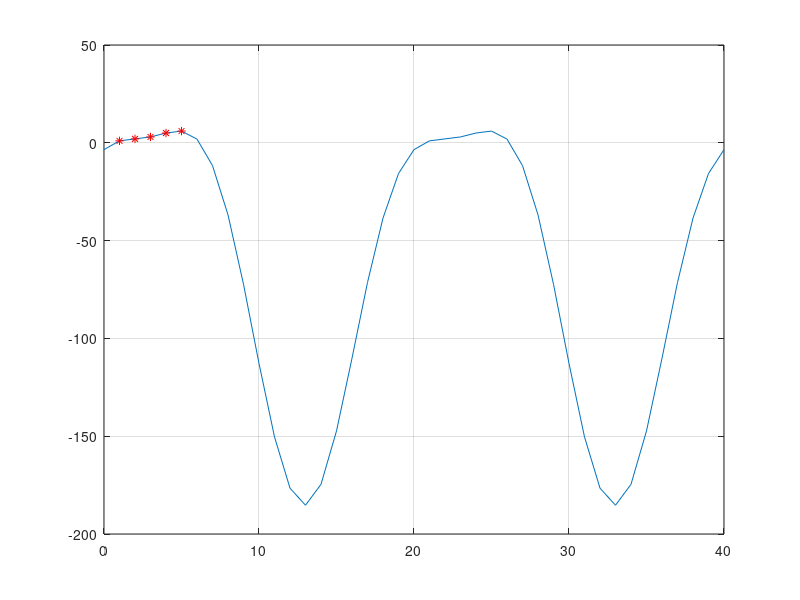

Here is the MATLAB script that generated this plot:
clear all
close all

% Cases when m = 2n+1 
% What is R squared? What does it mean? 

x=[1  2  3  4  5]';
y=[1  2  3  5  6]';

% m = 5  

T=20;  % Period of regressor 
 
% n = 2 ; 2n+ 1 = 5
X_tr=[1/2 sin(2*pi*x(1)*1/T) cos(2*pi*x(1)*1/T) sin(2*pi*x(1)*2/T) cos(2*pi*x(1)*2/T);
     1/2 sin(2*pi*x(2)*1/T) cos(2*pi*x(2)*1/T) sin(2*pi*x(2)*2/T) cos(2*pi*x(2)*2/T);
     1/2 sin(2*pi*x(3)/T) cos(2*pi*x(3)/T) sin(2*pi*x(3)*2/T) cos(2*pi*x(3)*2/T);
     1/2 sin(2*pi*x(4)/T) cos(2*pi*x(4)/T) sin(2*pi*x(4)*2/T) cos(2*pi*x(4)*2/T);
     1/2 sin(2*pi*x(5)/T) cos(2*pi*x(5)/T) sin(2*pi*x(5)*2/T) cos(2*pi*x(5)*2/T)];
     % 1/2 sin(2*pi*x(6)/T) cos(2*pi*x(6)/T) sin(2*pi*x(6)*2/T) cos(2*pi*x(6)*2/T);
     % 1/2 sin(2*pi*x(7)/T) cos(2*pi*x(7)/T) sin(2*pi*x(7)*2/T) cos(2*pi*x(7)*2/T);
     % 1/2 sin(2*pi*x(8)/T) cos(2*pi*x(8)/T) sin(2*pi*x(8)*2/T) cos(2*pi*x(8)*2/T);
     % 1/2 sin(2*pi*x(9)/T) cos(2*pi*x(9)/T) sin(2*pi*x(9)*2/T) cos(2*pi*x(9)*2/T)];
 
Theta=inv(X_tr'*X_tr)*X_tr'*y;
  xs=0:1:40;  % here we define the domain
 
ys=Theta(1)/2+Theta(2)*sin(2*pi*xs./T)+Theta(3)*cos(2*pi*xs./T)+Theta(4)*sin(2*pi*xs.*2/T)+Theta(5)*cos(2*pi*xs.*2/T);
 
plot(xs,ys); % "plot" graphs the solution
 
grid  % "grid" generates a grid in the figure
 
hold on % "hold on" maintains the figures active
 
plot(x,y,'*r') % plot a star with red color at each x and y
 
R_squared=1-sum((y-(Theta(1)/2+Theta(2)*sin(2*pi*x./T)+Theta(3)*cos(2*pi*x./T)+Theta(4)*sin(2*pi*x.*2/T)+Theta(5)*cos(2*pi*x.*2/T))).^2)/(sum((y-mean(y)).^2))
% R_squared = 1-SSE/SST
% Here SSE =0,so R squared =1
%%%??? Does it means overfitting ?